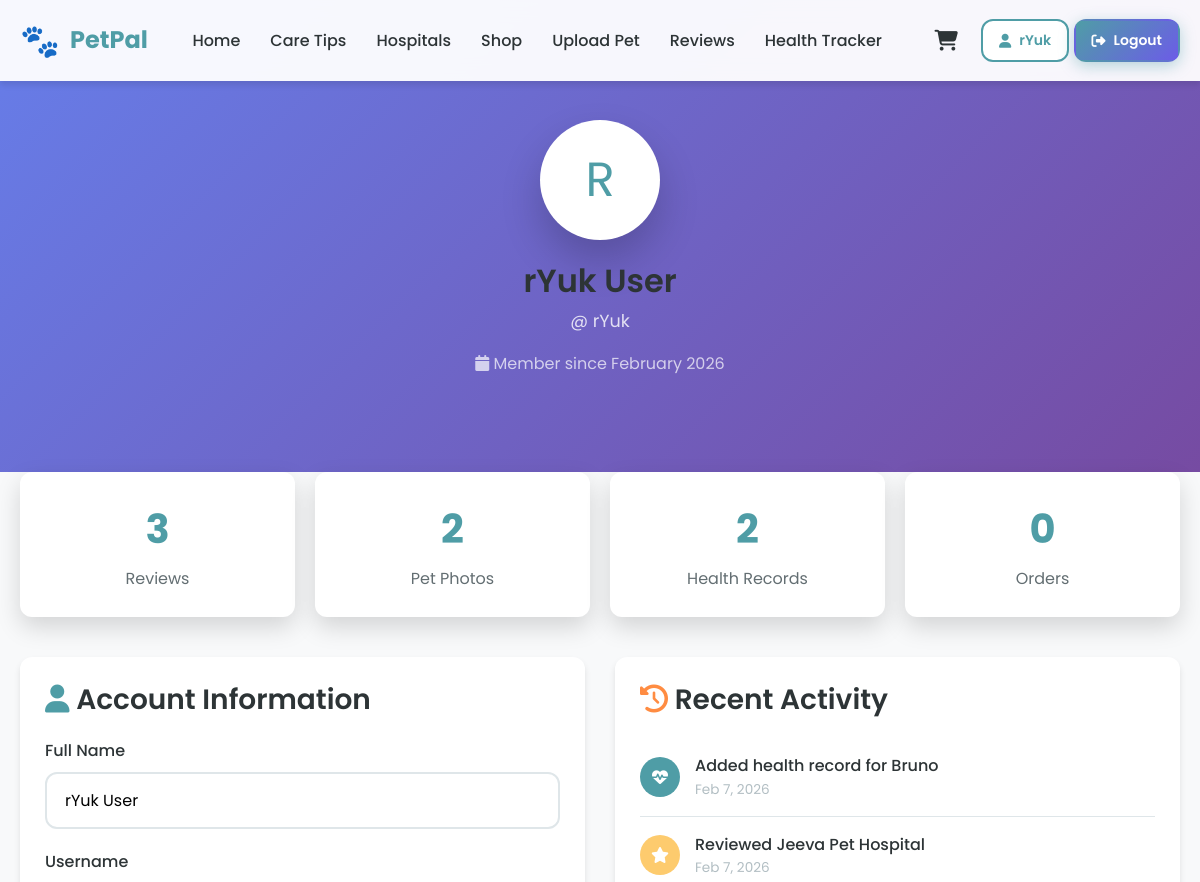
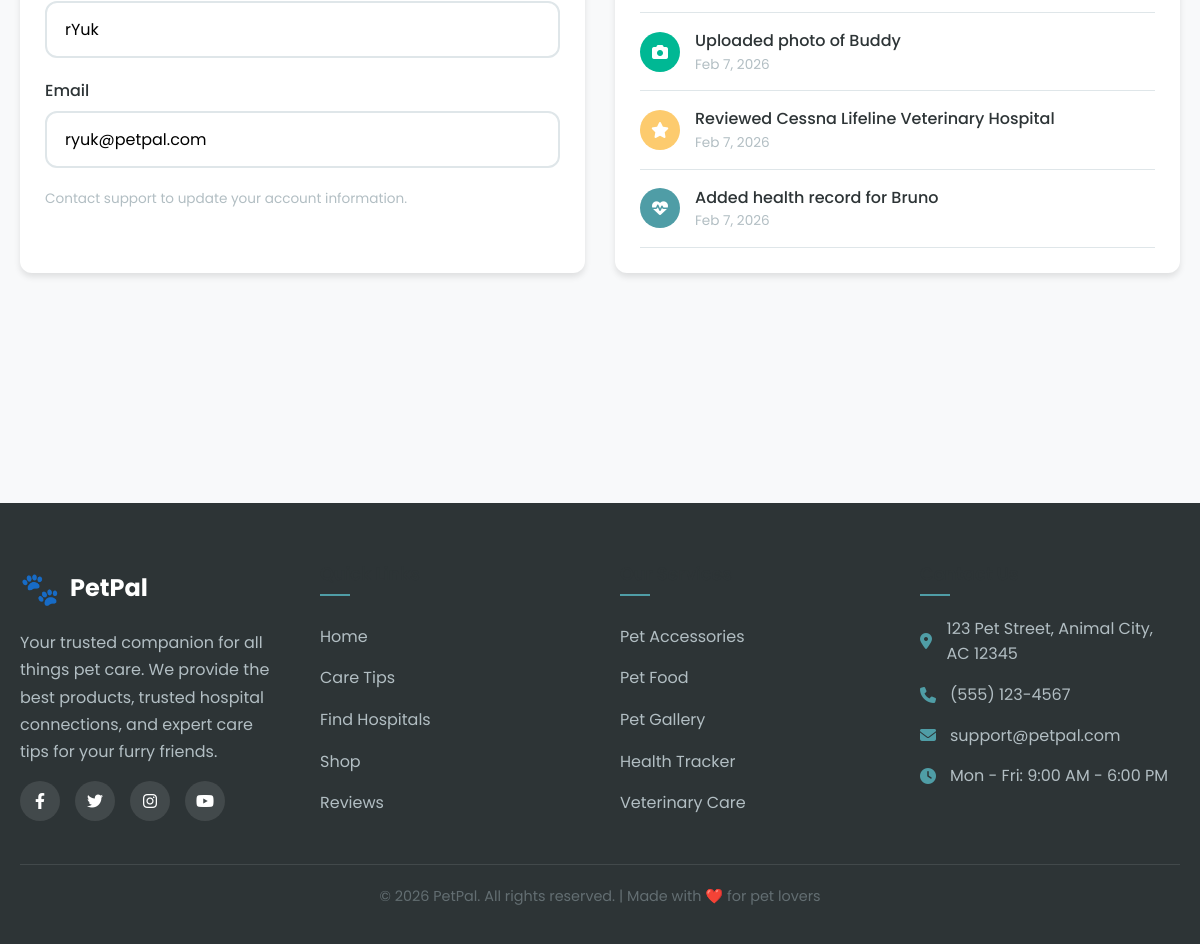
The page /pages/profile.php (signed in) on the database its author committed (2 pictures, top to bottom).
### tables this page shows
CREATE TABLE users (
    id INT AUTO_INCREMENT PRIMARY KEY,
    username VARCHAR(50) NOT NULL UNIQUE,
    email VARCHAR(100) NOT NULL UNIQUE,
    password VARCHAR(255) NOT NULL,
    full_name VARCHAR(100),
    created_at TIMESTAMP DEFAULT CURRENT_TIMESTAMP
);

### config/config.php (called while the page is built, shortened)
<?php
function getDBConnection()
{
    static $conn = null;
    if ($conn === null) {
        try {
            $dsn = "mysql:host=" . DB_HOST . ";port=" . DB_PORT . ";dbname=" . DB_NAME . ";charset=utf8mb4";
            $conn = new PDO(
                $dsn,
                DB_USER,
                DB_PASS,
                [
                    PDO::ATTR_ERRMODE => PDO::ERRMODE_EXCEPTION,
                    PDO::ATTR_DEFAULT_FETCH_MODE => PDO::FETCH_ASSOC,
                    PDO::ATTR_EMULATE_PREPARES => false
                ]
            );
        } catch (PDOException $e) {
            $host = defined('DB_HOST') ? DB_HOST : 'undefined';
            $user = defined('DB_USER') ? DB_USER : 'undefined';
            die("Database connection failed: " . $e->getMessage() . " (Host: $host, User: $user)");
        }
    }
    return $conn;
}
function isLoggedIn()
{
    return isset($_SESSION['user_id']) && !empty($_SESSION['user_id']);
}
function getCurrentUser()
{
    $conn = getDBConnection();
    $stmt = $conn->prepare("SELECT id, username, email, full_name, created_at FROM users WHERE id = ?");
    $stmt->execute([$_SESSION['user_id']]);
    return $stmt->fetch();
}
function h($string)
{
    return htmlspecialchars($string ?? '', ENT_QUOTES, 'UTF-8');
}

### pages/profile.php (the view, shortened to what this page needs)
<?php
require_once '../config/config.php';
$conn = getDBConnection();
$userId = $_SESSION['user_id'];
$stats = [
    'reviews' => 0,
    'photos' => 0,
    'health_records' => 0,
    'orders' => 0
];
$stmt = $conn->prepare("SELECT COUNT(*) as count FROM reviews WHERE user_id = ?");
$stmt->execute([$userId]);
$stats['reviews'] = $stmt->fetch()['count'];
$stmt = $conn->prepare("SELECT COUNT(*) as count FROM pet_photos WHERE user_id = ?");
$stmt->execute([$userId]);
$stats['photos'] = $stmt->fetch()['count'];
$stmt = $conn->prepare("SELECT COUNT(*) as count FROM health_records WHERE user_id = ?");
$stmt->execute([$userId]);
$stats['health_records'] = $stmt->fetch()['count'];
$stmt = $conn->prepare("
    (SELECT 'review' as type, created_at, CONCAT('Reviewed ', (SELECT name FROM hospitals WHERE id = hospital_id)) as description
     FROM reviews WHERE user_id = ? ORDER BY created_at DESC LIMIT 3)
    UNION ALL
    (SELECT 'photo' as type, created_at, CONCAT('Uploaded photo of ', pet_name) as description
     FROM pet_photos WHERE user_id = ? ORDER BY created_at DESC LIMIT 3)
    UNION ALL
    (SELECT 'health' as type, created_at, CONCAT('Added health record for ', pet_name) as description
     FROM health_records WHERE user_id = ? ORDER BY created_at DESC LIMIT 3)
    ORDER BY created_at DESC
    LIMIT 5
");
$stmt->execute([$userId, $userId, $userId]);
$activities = $stmt->fetchAll();
?>
<!DOCTYPE html>
<html lang="en">
<head>
    <?php include '../includes/head.php'; ?>
</head>
<body>
    <?php include '../includes/navbar.php'; ?>
    <header class="profile-header">
        <div class="container">
            <div class="profile-avatar">
                <?php echo strtoupper(substr($user['username'], 0, 1)); ?>
            </div>
            <h1 class="profile-name">
                <?php echo h($user['full_name']); ?>
            </h1>
            <p class="profile-username">@
                <?php echo h($user['username']); ?>
            </p>
            <p style="color: rgba(255,255,255,0.7); margin-top: 10px;">
                <i class="fas fa-calendar"></i>
                Member since
                <?php echo date('F Y', strtotime($user['created_at'])); ?>
            </p>
        </div>
    </header>
    <main class="main-content">
        <div class="container">
            <div class="stats-grid">
                <div class="stat-card">
                    <div class="stat-value">
                        <?php echo $stats['reviews']; ?>
                    </div>
                    <div class="stat-label">Reviews</div>
                </div>
                <div class="stat-card">
                    <div class="stat-value">
                        <?php echo $stats['photos']; ?>
                    </div>
                    <div class="stat-label">Pet Photos</div>
                </div>
                <div class="stat-card">
                    <div class="stat-value">
                        <?php echo $stats['health_records']; ?>
                    </div>
                    <div class="stat-label">Health Records</div>
                </div>
                <div class="stat-card">
                    <div class="stat-value">
                        <?php echo $stats['orders']; ?>
                    </div>
                    <div class="stat-label">Orders</div>
                </div>
            </div>
            <div style="display: grid; grid-template-columns: 1fr 1fr; gap: 30px;">
                <div class="card" style="padding: 25px;">
                    <h3 style="margin-bottom: 20px;">
                        <i class="fas fa-user" style="color: var(--primary);"></i>
                        Account Information
                    </h3>
                    <div class="form-group">
                        <label class="form-label">Full Name</label>
                        <input type="text" class="form-control" value="<?php echo h($user['full_name']); ?>" readonly>
                    </div>
                    <div class="form-group">
                        <label class="form-label">Username</label>
                        <input type="text" class="form-control" value="<?php echo h($user['username']); ?>" readonly>
                    </div>
                    <div class="form-group">
                        <label class="form-label">Email</label>
                        <input type="email" class="form-control" value="<?php echo h($user['email']); ?>" readonly>
                    </div>
                    <p class="form-hint">Contact support to update your account information.</p>
                </div>
                <div class="card" style="padding: 25px;">
                    <h3 style="margin-bottom: 20px;">
                        <i class="fas fa-history" style="color: var(--secondary);"></i>
                        Recent Activity
                    </h3>
                    <?php if (empty($activities)): ?>
                        <div class="empty-state" style="padding: 30px 0;">
                            <p style="color: var(--gray);">No recent activity</p>
                        </div>
                    <?php else: ?>
                        <?php foreach ($activities as $activity): ?>
                            <div class="activity-item">
                                <div class="activity-icon <?php echo $activity['type']; ?>">
                                    <i class="fas fa-<?php
                                    echo $activity['type'] === 'review' ? 'star' :
                                        ($activity['type'] === 'photo' ? 'camera' : 'heartbeat');
                                    ?>"></i>
                                </div>
                                <div>
                                    <div style="font-weight: 500;">
                                        <?php echo h($activity['description']); ?>
                                    </div>
                                    <div style="font-size: 0.85rem; color: var(--gray);">
                                        <?php echo date('M j, Y', strtotime($activity['created_at'])); ?>
                                    </div>
                                </div>
                            </div>
                        <?php endforeach; ?>
                    <?php endif; ?>
                </div>
            </div>
        </div>
    </main>
    <?php include '../includes/footer.php'; ?>
</body>
</html>

### includes/navbar.php (shortened to what this page needs)
<?php
$currentPage = basename($_SERVER['PHP_SELF'], '.php');
?>
<nav class="navbar" id="navbar">
    <div class="container">
        <a href="<?php echo SITE_URL; ?>" class="navbar-brand">
            <span class="logo-icon">🐾</span>
            <span>
                <?php echo SITE_NAME; ?>
            </span>
        </a>
        <ul class="nav-menu" id="navMenu">
            <li>
                <a href="<?php echo SITE_URL; ?>"
                    class="nav-link <?php echo $currentPage === 'index' ? 'active' : ''; ?>">
                    Home
                </a>
            </li>
            <li>
                <a href="<?php echo SITE_URL; ?>/pages/care-tips.php"
                    class="nav-link <?php echo $currentPage === 'care-tips' ? 'active' : ''; ?>">
                    Care Tips
                </a>
            </li>
            <li>
                <a href="<?php echo SITE_URL; ?>/pages/hospitals.php"
                    class="nav-link <?php echo $currentPage === 'hospitals' ? 'active' : ''; ?>">
                    Hospitals
                </a>
            </li>
            <li>
                <a href="<?php echo SITE_URL; ?>/pages/shop.php"
                    class="nav-link <?php echo $currentPage === 'shop' ? 'active' : ''; ?>">
                    Shop
                </a>
            </li>
            <li>
                <a href="<?php echo SITE_URL; ?>/pages/upload-pet.php"
                    class="nav-link <?php echo $currentPage === 'upload-pet' ? 'active' : ''; ?>">
                    Upload Pet
                </a>
            </li>
            <li>
                <a href="<?php echo SITE_URL; ?>/pages/reviews.php"
                    class="nav-link <?php echo $currentPage === 'reviews' ? 'active' : ''; ?>">
                    Reviews
                </a>
            </li>
            <li>
                <a href="<?php echo SITE_URL; ?>/pages/health-tracker.php"
                    class="nav-link <?php echo $currentPage === 'health-tracker' ? 'active' : ''; ?>">
                    Health Tracker
                </a>
            </li>
        </ul>
        <div class="nav-actions">
            <a href="<?php echo SITE_URL; ?>/pages/cart.php" class="cart-icon" title="Shopping Cart">
                <i class="fas fa-shopping-cart"></i>
            </a>
            <?php if (isLoggedIn()): ?>
                <?php $user = getCurrentUser(); ?>
                <div class="user-dropdown">
                    <a href="<?php echo SITE_URL; ?>/pages/profile.php" class="btn btn-sm btn-secondary">
                        <i class="fas fa-user"></i>
                        <?php echo h($user['username']); ?>
                    </a>
                    <a href="<?php echo SITE_URL; ?>/pages/logout.php" class="btn btn-sm btn-primary">
                        <i class="fas fa-sign-out-alt"></i>
                        Logout
                    </a>
                </div>
            <?php endif; ?>
        </div>
    </div>
</nav>

### assets/css/style.css (style rules this page uses)
:root { --primary: #4F9DA6; --primary-dark: #3D7A82; --primary-light: #7FBFC7; --secondary: #FF8C42; --secondary-dark: #E57A35; --secondary-light: #FFA76C; --accent: #6C5CE7; --accent-light: #A29BFE; --dark: #2D3436; --gray-dark: #636E72; --gray: #B2BEC3; --gray-light: #DFE6E9; --light: #F8F9FA; --white: #FFFFFF; --success: #00B894; --warning: #FDCB6E; --danger: #E74C3C; --gradient-primary: linear-gradient(135deg, #4F9DA6 0%, #6C5CE7 100%); --gradient-secondary: linear-gradient(135deg, #FF8C42 0%, #E74C3C 100%); --gradient-hero: linear-gradient(135deg, #667eea 0%, #764ba2 100%); --shadow-sm: 0 2px 4px rgba(0, 0, 0, 0.05); --shadow: 0 4px 6px rgba(0, 0, 0, 0.1); --shadow-lg: 0 10px 25px rgba(0, 0, 0, 0.15); --shadow-xl: 0 20px 40px rgba(0, 0, 0, 0.2); --radius-sm: 8px; --radius: 12px; --radius-lg: 20px; --radius-xl: 30px; --transition: all 0.3s ease; --transition-fast: all 0.15s ease; --font-primary: 'Poppins', sans-serif; }
*, *::before, *::after { margin: 0; padding: 0; box-sizing: border-box; }
html { scroll-behavior: smooth; font-size: 16px; }
body { font-family: var(--font-primary); background-color: var(--light); color: var(--dark); line-height: 1.6; min-height: 100vh; display: flex; flex-direction: column; overflow-x: hidden; }
a { text-decoration: none; color: inherit; transition: var(--transition); }
ul, ol { list-style: none; }
input, textarea, select { font-family: inherit; outline: none; }
h1, h2, h3, h4, h5, h6 { font-weight: 600; line-height: 1.3; color: var(--dark); }
h1 { font-size: clamp(2rem, 5vw, 3.5rem); }
h3 { font-size: clamp(1.25rem, 3vw, 1.75rem); }
p { margin-bottom: 1rem; color: var(--gray-dark); }
.container { width: 100%; max-width: 1200px; margin: 0 auto; padding: 0 20px; }
.main-content { flex: 1; padding: 40px 0; }
.navbar { position: fixed; top: 0; left: 0; right: 0; z-index: 1000; background: rgba(255, 255, 255, 0.95); backdrop-filter: blur(10px); box-shadow: var(--shadow); transition: var(--transition); }
.navbar .container { display: flex; justify-content: space-between; align-items: center; padding: 15px 20px; }
.navbar-brand { display: flex; align-items: center; gap: 10px; font-size: 1.5rem; font-weight: 700; color: var(--primary); }
.navbar-brand .logo-icon { font-size: 2rem; }
.nav-menu { display: flex; align-items: center; gap: 30px; }
.nav-link { font-weight: 500; color: var(--dark); position: relative; padding: 5px 0; }
.nav-link::after { content: ''; position: absolute; bottom: 0; left: 0; width: 0; height: 2px; background: var(--primary); transition: var(--transition); }
.nav-actions { display: flex; align-items: center; gap: 15px; }
.cart-icon { position: relative; font-size: 1.3rem; color: var(--dark); padding: 8px; border-radius: 50%; transition: var(--transition); }
.btn { display: inline-flex; align-items: center; justify-content: center; gap: 8px; padding: 12px 28px; font-size: 1rem; font-weight: 600; border-radius: var(--radius); transition: var(--transition); cursor: pointer; border: 2px solid transparent; }
.btn-primary { background: var(--gradient-primary); color: var(--white); box-shadow: 0 4px 15px rgba(79, 157, 166, 0.4); }
.btn-secondary { background: var(--white); color: var(--primary); border-color: var(--primary); }
.btn-sm { padding: 8px 16px; font-size: 0.875rem; }
.card { background: var(--white); border-radius: var(--radius); box-shadow: var(--shadow); overflow: hidden; transition: var(--transition); }
.form-group { margin-bottom: 20px; }
.form-label { display: block; margin-bottom: 8px; font-weight: 500; color: var(--dark); }
.form-control { width: 100%; padding: 14px 18px; font-size: 1rem; border: 2px solid var(--gray-light); border-radius: var(--radius); background: var(--white); transition: var(--transition); }
.form-control::placeholder { color: var(--gray); }
.form-hint { font-size: 0.85rem; color: var(--gray); margin-top: 5px; }

### rows shown on the page
users: username "rYuk", username "R", full_name "rYuk User", created_at "February 2026", email "ryuk@petpal.com"

### other values the page prints
SITE_NAME "PetPal"
$stats['reviews'] "3"
$stats['photos'] "2"
$stats['health_records'] "2"
$stats['orders'] "0"
$activity['description'] "Added health record for Bruno"
date('M j, Y', strtotime($activity['created_at'])) "Feb 7, 2026"
$activity['description'] "Reviewed Jeeva Pet Hospital"
$activity['description'] "Uploaded photo of Buddy"
$activity['description'] "Reviewed Cessna Lifeline Veterinary Hospital"
